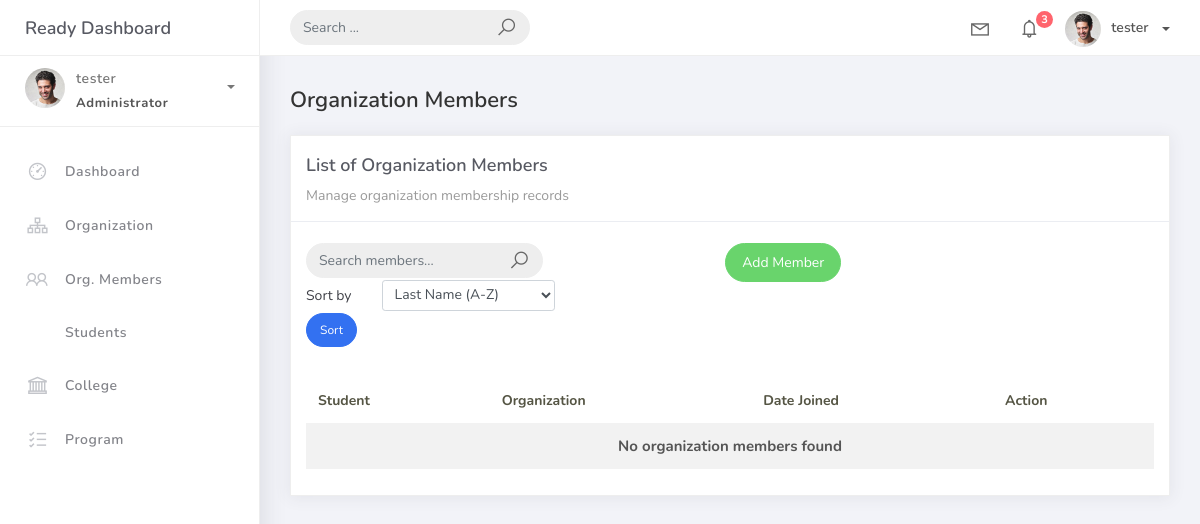
Page /orgmember_list (signed in) on the earlier database version.
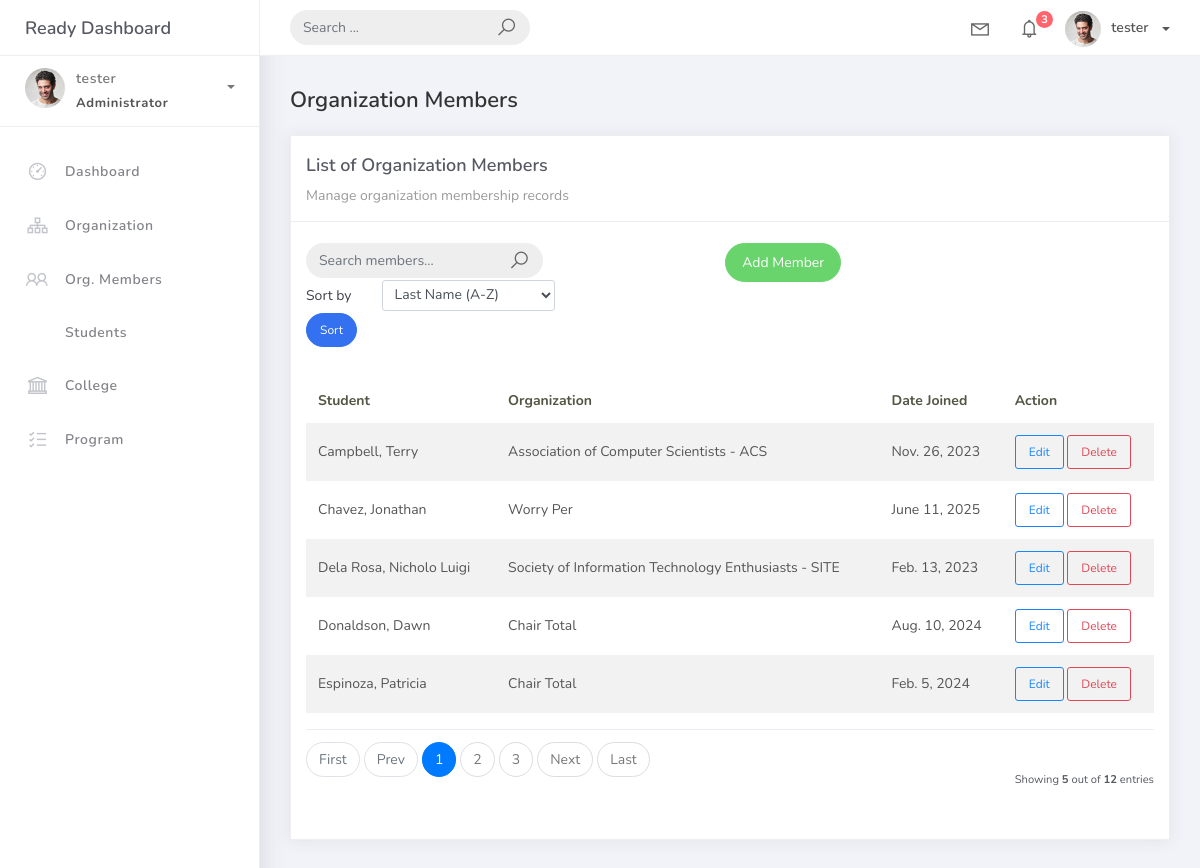
Same page on the later database version.
### studentorg/models.py (models this page shows, shortened)
class BaseModel(models.Model):
    created_at = models.DateTimeField(auto_now_add=True, db_index=True)
    updated_at = models.DateTimeField(auto_now=True)
    class Meta:
        abstract = True

class OrgMember(BaseModel):
    student = models.ForeignKey(Student, on_delete=models.CASCADE)
    organization = models.ForeignKey(Organization, on_delete=models.CASCADE)
    date_joined = models.DateField()

class Student(BaseModel):
    student_id = models.CharField(max_length=15)
    lastname = models.CharField(max_length=25)
    firstname = models.CharField(max_length=25)
    middlename = models.CharField(max_length=25)
    program = models.ForeignKey(Program, on_delete=models.CASCADE)

class Organization(BaseModel):
    name = models.CharField(max_length=255)
    college = models.ForeignKey(College, null=True, blank=True, on_delete=models.CASCADE)
    description = models.CharField(max_length=500)

### studentorg/views.py (the view)
# urls.py: path('orgmember_list', OrgMemberList.as_view(), name='orgmember-list'),
class OrgMemberList(LoginRequiredMixin, ListView):
    model = OrgMember
    context_object_name = 'orgmember'
    template_name = 'orgmember_list.html'
    paginate_by = 5
    def get_queryset(self):
        qs = super().get_queryset()
        query = self.request.GET.get('q')
        if query:
            qs = qs.filter(
                Q(student__lastname__icontains=query) |
                Q(student__firstname__icontains=query) |
                Q(organization__name__icontains=query)
            )
        return qs
    def get_ordering(self):
        allowed = ['student__lastname', 'student__firstname', 'date_joined']
        sort_by = self.request.GET.get("sort_by")
        if sort_by in allowed:
            return sort_by
        return "student__lastname"

### templates/orgmember_list.html (shortened to what the changed rows need)
{% extends 'base.html' %} {% load static %} {% block content %}
<div class="content">
    <div class="container-fluid">
        <div class="row">
            <div class="col-md-12">
                <div class="card">
                    <br />
                    <div class="card-body">
                        <table class="table table-striped mt-3">
                            <thead>
                                <tr>
                                    <th scope="col">Student</th>
                                    <th scope="col">Organization</th>
                                    <th scope="col">Date Joined</th>
                                    <th scope="col">Action</th>
                                </tr>
                            </thead>
                            <tbody>
                                {% for object in object_list %}
                                <tr>
                                    <td>{{ object.student.lastname }}, {{ object.student.firstname }}</td>
                                    <td>{{ object.organization.name }}</td>
                                    <td>{{ object.date_joined }}</td>
                                    <td>
                                        <a href="{% url 'orgmember-update' object.id %}" class="btn btn-sm btn-outline-primary">Edit</a>
                                        <a href="{% url 'orgmember-delete' object.id %}" class="btn btn-sm btn-outline-danger">Delete</a>
                                    </td>
                                </tr>
                                {% empty %}
                                <tr>
                                    <td colspan="4" style="text-align: center">
                                        <p class="text-sm font-weight-bold mb-0">No organization members found</p>
                                    </td>
                                </tr>
                                {% endfor %}
                            </tbody>
                        </table>
                        {% include 'includes/pagination.html' %}
                    </div>
                </div>
            </div>
        </div>
    </div>
</div>
{% endblock %}

Differences in the rows shown:
added OrgMember: student.lastname "Campbell", student.firstname "Terry", organization.name "Association of Computer Scientists - ACS", date_joined "Nov. 26, 2023"
added OrgMember: student.lastname "Chavez", student.firstname "Jonathan", organization.name "Worry Per", date_joined "June 11, 2025"
added OrgMember: student.lastname "Dela Rosa", student.firstname "Nicholo Luigi", organization.name "Society of Information Technology Enthusiasts - SITE", date_joined "Feb. 13, 2023"
added OrgMember: student.lastname "Donaldson", student.firstname "Dawn", organization.name "Chair Total", date_joined "Aug. 10, 2024"
added OrgMember: student.lastname "Espinoza", student.firstname "Patricia", organization.name "Chair Total", date_joined "Feb. 5, 2024"
Other differences:
{{ object_list.count }}: (not shown) → "5"
{{ paginator.count }}: (not shown) → "12"
text no longer shown: "No organization members found"
text now shown: "First Prev Next Last Showing out of entries"
new list line: "1"
new list line: "2"
new list line: "3"
